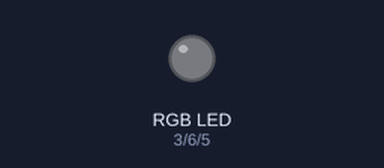
A sketch run on a simulated Arduino Uno, built with avr-gcc and run on an emulated ATmega328P. On the bench: an RGB LED mixed from three pins (HIGH = lit). Dim RGB values are drawn brighter than linear.

Above: at 0.05 s.
At 0.15 s:
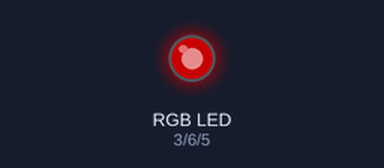
At 0.3 s:
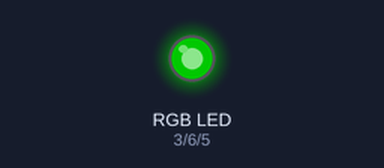
At 0.45 s:
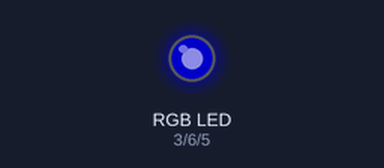
At 0.6 s:
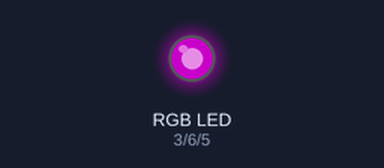
Timing chart, 0 to 3.0 s (numbered marks = the images above):
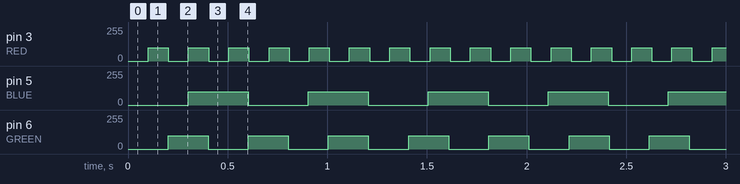

The sketch:

RGBControl.ino
```cpp
// Color channel outputs (must be PMW pins)
#define RED 3
#define GREEN 6
#define BLUE 5
#define FADESPEED 2

// ---- RGB arrays (R=0, G=1, B=2) ----
long prevTimes[] = {0, 0, 0};
bool onStates[] = {false, false, false};
int delays[] = {100, 200, 300};
// ------------------------------------

long curTime;

void setup() {
    pinMode(RED, OUTPUT);
    pinMode(GREEN, OUTPUT);
    pinMode(BLUE, OUTPUT);

    clear(); // RESET
}

void loop() {
    curTime = millis();

    blink(RED, 0);
    blink(GREEN, 1);
    blink(BLUE, 2);
}

// Uses arrays prevTimes, onStates & delays;
void blink(int pin, int idx) {
    if(curTime - prevTimes[idx] > delays[idx]) {
        prevTimes[idx] = curTime;
        onStates[idx] = !onStates[idx];
        if(onStates[idx]) {
            analogWrite(pin, 100);
        } else {
            analogWrite(pin, 0);
        }
    }
}

void clear() { setColor(0,0,0); }
void setColor(int r, int g, int b) {
    analogWrite(RED, r);
    analogWrite(GREEN, g);
    analogWrite(BLUE, b);
}

void sweep() {
    int r, g, b;

  // fade from blue to violet
  for (r = 0; r < 256; r++) {
    analogWrite(RED, r);
    delay(FADESPEED);
  }
  // fade from violet to red
  for (b = 255; b > 0; b--) {
    analogWrite(BLUE, b);
    delay(FADESPEED);
  }
  // fade from red to yellow
  for (g = 0; g < 256; g++) {
    analogWrite(GREEN, g);
    delay(FADESPEED);
  }
  // fade from yellow to green
  for (r = 255; r > 0; r--) {
    analogWrite(RED, r);
    delay(FADESPEED);
  }
  // fade from green to teal
  for (b = 0; b < 256; b++) {
    analogWrite(BLUE, b);
    delay(FADESPEED);
  }
  // fade from teal to blue
  for (g = 255; g > 0; g--) {
    analogWrite(GREEN, g);
    delay(FADESPEED);
  }
}
```

Measured:
- by itself, pin 3 (RED): alternates 100/255 for 0.10 s and 0/255 for 0.10 s
- by itself, pin 5 (BLUE): alternates 100/255 for 0.30 s and 0/255 for 0.30 s
- by itself, pin 6 (GREEN): alternates 100/255 for 0.20 s and 0/255 for 0.20 s
